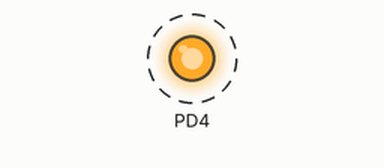
This program was run on a simulated ATtiny2313, built with avr-gcc and emulated at 8 MHz. Shown: output pins drawn as LEDs (lit = HIGH). Dashed ring = blinking.

Above: at 0.5 s.
Timing chart, 0 to 4.6 s (numbered marks = the images above):
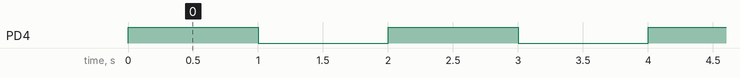

The program:

main.c
```c
#include <avr/interrupt.h>	// Definicje nazw pinow układu

#define F_CPU 8000000UL		// Zapisanie predkosci procesora w Hz dla biblioteki delay.h
#include <util/delay.h>


// Deklaracja funkcji mrugajacej dioda
void blinkEm(uint8_t count);


// Glowna funkcja programu
int main()
{
  DDRD = _BV(PD4); // Ustawienie PORT D 4 (noga 8)jako wyjscie

  while (1) // Petla, ktora nigdy sie nie konczy
  {
    blinkEm(1); // Wywolanie funkcji mrugajacej dioda
  }
}


// Funkcja mrugajaca dioda LED ustalona ilosc razy
void blinkEm(uint8_t count)
{
  // petla ilosci mrugniec
  // dziala az zmienna count osiagnie wartosc 0
  while (count > 0)
  {
    // Wlaczenie diody led
    PORTD = _BV(PD4);
    // oczekiwanie 1 s
    _delay_ms(1000);

    // wylaczenie diody led
    PORTD = ~_BV(PD4);
    _delay_ms(1000);

    // odliczanie ilosci mrugniec
    count--;
  }
}
```

Measured:
- by itself, PD4: alternates HIGH for 1.0 s and LOW for 1.0 s
